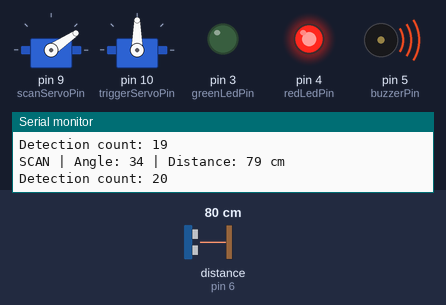
The sketch below on a simulated Arduino Uno, built with avr-gcc and run on an emulated ATmega328P. Parts: 2 × servo, output pins drawn as LEDs (lit = HIGH), buzzer (waves = sounding), the last lines printed to the serial monitor. Wiring (inferred from the names in the program): ultrasonic range finder: trigger pin 7; echo pin 6. Inputs (shaded band) come from the test bench; at power-on: distance to the obstacle (sensor on pin 6) 80 cm. The echo pulse lasts 58.3 µs per cm; pins used as bus, display or sensor lines are not drawn.

Above: at 2.2 s.
2.3 s: distance to the obstacle (sensor on pin 6) set to 96 cm
5.3 s: distance to the obstacle (sensor on pin 6) set to 105 cm
At 5.53 s:
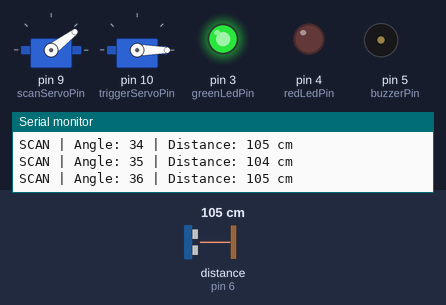
8.3 s: distance to the obstacle (sensor on pin 6) set to 9 cm
At 9.9 s:
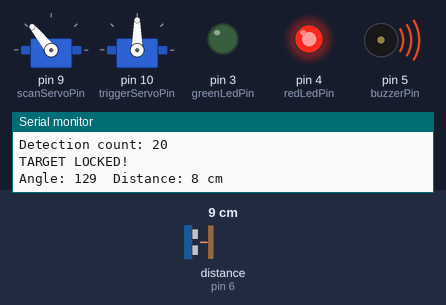
11.3 s: distance to the obstacle (sensor on pin 6) set to 250 cm
14.3 s: distance to the obstacle (sensor on pin 6) set to 35 cm
At 15.9 s:
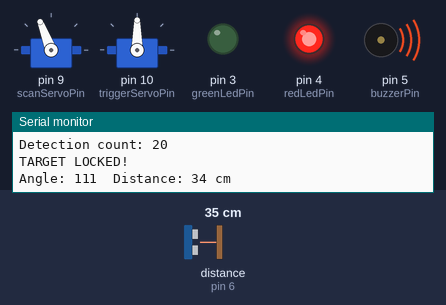
Timing chart, 0 to 18.3 s (numbered marks = the images above; inputs shaded):
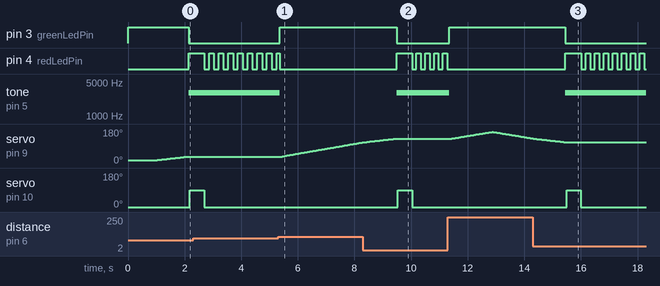

Measured:
- the behaviour switches between 101 and 102 cm on distance to the obstacle (sensor on pin 6) (found by bisection; images 0 and 1)
- after the input at 5.3 s, pin 3 (greenLedPin): LOW → HIGH after 0.06 s; tone on pin 5 (buzzerPin): 3000 Hz → silent after 0.06 s; servo on pin 9 (scanServoPin): moves from 34° to 109° over 2.8 s, starting after 0.14 s
- after the input at 8.3 s, pin 3 (greenLedPin): HIGH → LOW after 1.2 s; pin 4 (redLedPin): LOW → HIGH after 1.2 s, then repeats every 0.31 s: LOW 0.16 s, HIGH 0.16 s; tone on pin 5 (buzzerPin): silent → 3000 Hz after 1.2 s; servo on pin 10 (triggerServoPin): 0° → 90° after 1.2 s, → 0° 0.50 s later
- after the input at 11.3 s, pin 3 (greenLedPin): LOW → HIGH at once; pin 4 (redLedPin): stops changing and stays LOW; tone on pin 5 (buzzerPin): 3000 Hz → silent at once; servo on pin 9 (scanServoPin): rises from 129° to 165° in 1.4 s, then falls to 130° in 1.4 s
- after the input at 14.3 s, pin 3 (greenLedPin): HIGH → LOW after 1.2 s; pin 4 (redLedPin): LOW → HIGH after 1.2 s, then repeats every 0.32 s: LOW 0.16 s, HIGH 0.16 s; tone on pin 5 (buzzerPin): silent → 3000 Hz after 1.2 s; servo on pin 10 (triggerServoPin): 0° → 90° after 1.2 s, → 0° 0.50 s later

The sketch:

air_defense_system.ino
```cpp
#include <Servo.h>
Servo scanServo;
Servo triggerServo;
// ---------------- PINS ----------------
const int trigPin = 7;          // Ultrasonic sensor TRIG pin (sends the pulse)
const int echoPin = 6;          // Ultrasonic sensor ECHO pin (receives the echo)
const int greenLedPin = 3;      // Green LED = scanning / searching
const int redLedPin = 4;        // Red LED = target locked
const int buzzerPin = 5;      // Buzzer
const int scanServoPin = 9;   // Signal wire of the scanning serv
const int triggerServoPin = 10;  // Signal wire of the trigger servo
// ---------------- SETTINGS ----------------
// Object must be between these distances 5cm to 100cm
const int minDistance = 5;
const int maxDistance = 100;
// Number of continuous detections required
const int requiredReadings = 20;
// Scan range 15dec to 165dec safe for 0 to 180
const int scanMin = 15;
const int scanMax = 165;
// Servo speed
const int servoDelay = 25;
// ---------------- VARIABLES ----------------
int currentAngle = scanMin;   // Current servo angle, starts at 15°
int direction = 1;            // +1 = sweeping up, -1 = sweeping down
int detectionCount = 0;       // How many consecutive detections so far
bool targetLocked = false;    // True when locked onto a target
bool triggerDone = false;     // Makes sure the trigger fires only once per lock
unsigned long lastBlinkTime = 0; // Time (ms) of the last red LED toggle
bool redState = false;          // Current on/off state of the red LED
// ---------------- ULTRASONIC ----------------
long getDistance()
{
  digitalWrite(trigPin, LOW);
  delayMicroseconds(3);
  digitalWrite(trigPin, HIGH);
  delayMicroseconds(10);
  digitalWrite(trigPin, LOW);
  long duration = pulseIn(echoPin, HIGH, 30000);
  // No echo
  if (duration == 0)
  {
    return 999; //If nothing was detected, the function returns 999 as a "no object" flag.
  }
  long distance = duration * 0.0343 / 2;  //Sound travels about 0.0343 cm per µs. The result is divided by 2 because the sound goes to the object and back. The function then returns the distance in cm.
  return distance;
}
// ---------------- TARGET LOCK ----------------
void lockTarget(long distance)
{
  targetLocked = true;
  // Stop scan servo at target angle
  scanServo.write(currentAngle);
  digitalWrite(greenLedPin, LOW);
  // HIGH BEEP ONLY AFTER TARGET IS CONFIRMED
  tone(buzzerPin, 3000);
  // Red LED blinking
  if (millis() - lastBlinkTime >= 150)
  {
    lastBlinkTime = millis();
    redState = !redState;
    digitalWrite(redLedPin, redState);
  }
  // Trigger servo only once
  if (!triggerDone)
  {
    triggerDone = true;
    Serial.println("TARGET LOCKED!");
    Serial.print("Angle: ");
    Serial.print(currentAngle);
    Serial.print("  Distance: ");
    Serial.print(distance);
    Serial.println(" cm");
    // Trigger servo
    triggerServo.write(90);
    delay(500);
    triggerServo.write(0);
  }
}
// ---------------- UNLOCK ----------------
void unlockTarget()
{
  if (targetLocked)
  {
    Serial.println("TARGET LOST");
    Serial.println("RESUMING SCAN");
  }
  targetLocked = false; // Back to scan mode
  triggerDone = false;  // Allows the trigger to fire again on the next lock
  detectionCount = 0; // Reset the counter
  digitalWrite(greenLedPin, HIGH); // Green on
  digitalWrite(redLedPin, LOW);  // Red off
  noTone(buzzerPin);  // Buzzer off
  redState = false;  // Reset blink state
}
// ---------------- SETUP ----------------
void setup()
{
  Serial.begin(9600); //serial monitor  scan
  pinMode(trigPin, OUTPUT); //  uv pin7 is output
  pinMode(echoPin, INPUT); //uv eco pin 6 input
  pinMode(greenLedPin, OUTPUT); //green led pin3  is output
  pinMode(redLedPin, OUTPUT); //red led pin4 is output
  pinMode(buzzerPin, OUTPUT); // buzeer  pin 5 is output
  scanServo.attach(scanServoPin);
  triggerServo.attach(triggerServoPin);
  scanServo.write(currentAngle);  // Move to start angle (15°)
  triggerServo.write(0); // Trigger servo at rest position
  digitalWrite(greenLedPin, HIGH); // Green on = scanning
  digitalWrite(redLedPin, LOW);  //red led off
  noTone(buzzerPin); // buzzer  off
  Serial.println("RADAR READY"); // Wait 1 s for everything to settle
  delay(1000);
}
// ---------------- MAIN LOOP ----------------
void loop()
{
  // TARGET ALREADY LOCKED
  if (targetLocked)
  {
    // Keep scan servo at target angle
    scanServo.write(currentAngle);
    long distance = getDistance();
    Serial.print("LOCKED | Angle: ");
    Serial.print(currentAngle);
    Serial.print(" | Distance: ");
    if (distance == 999)
    {
      Serial.println("NO ECHO");
    }
    else
    {
      Serial.print(distance);
      Serial.println(" cm");
    }
    // Keep lock only while object remains
    if (distance >= minDistance &&
        distance <= maxDistance)
    {
      lockTarget(distance); // Still there: keep beeping and blinking
    }
    else
    {
      unlockTarget();  // Gone: resume scanning
    }
    delay(50);
    return;
  }

  // NORMAL SCANNING
  scanServo.write(currentAngle);
  delay(servoDelay);
  long distance = getDistance();
  Serial.print("SCAN | Angle: ");
  Serial.print(currentAngle);
  Serial.print(" | Distance: ");
  if (distance == 999)
  {
    Serial.println("NO OBJECT");
  }
  else
  {
    Serial.print(distance);
    Serial.println(" cm");
  }
  // CHECK FOR POSSIBLE LARGE/STABLE OBJECT
  if (distance >= minDistance &&
      distance <= maxDistance)
  {
    detectionCount++;
    Serial.print("Detection count: ");
    Serial.println(detectionCount);
    // Only lock after 10 continuous readings
    if (detectionCount >= requiredReadings)
    {
      lockTarget(distance);
    }
  }
  else
  {
    // Noise / no object
    detectionCount = 0;
  }
  // CONTINUE SCANNING
  if (!targetLocked)
  {
    currentAngle += direction;
    if (currentAngle >= scanMax)
    {
      currentAngle = scanMax;
      direction = -1;
    }

    if (currentAngle <= scanMin)
    {
      currentAngle = scanMin;
      direction = 1;
    }
  }
}
```
